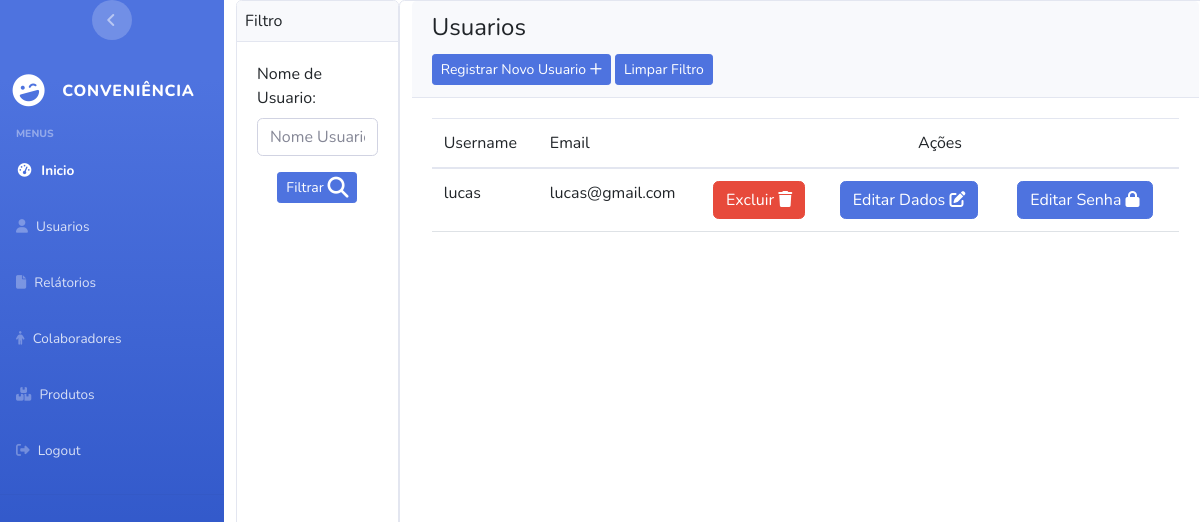
The page /main_menu_user (signed in) on the database as committed earlier.
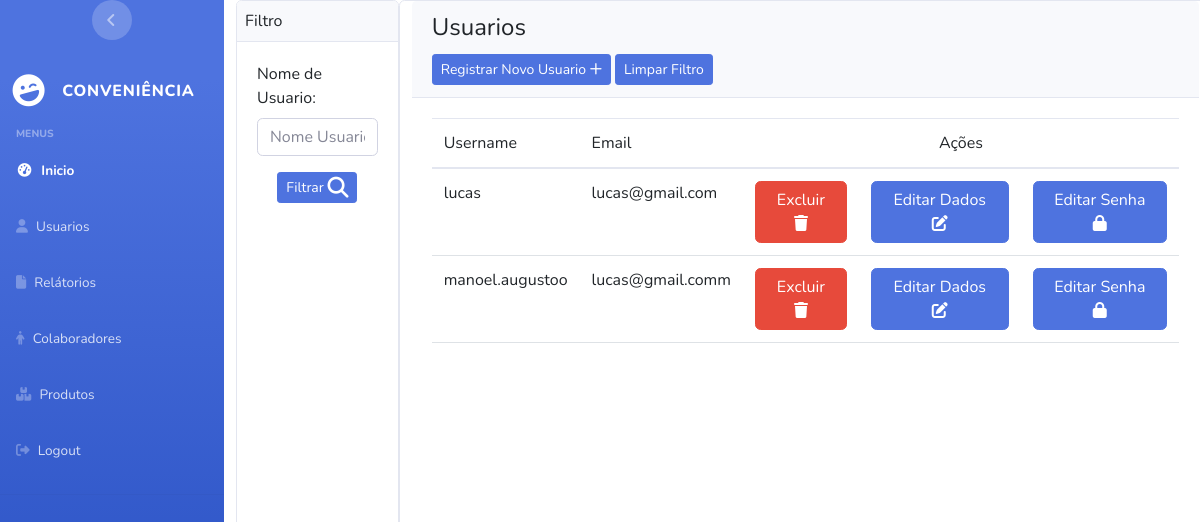
The same page on the database as committed later.
### apps/User/models.py (models this page shows, shortened)
class User(AbstractUser):
     email = models.EmailField(unique=True)
     username = models.CharField(unique=True, max_length=255)

### apps/User/views.py (the view)
# urls.py: path('main_menu_user',views.main_menu_user,name="main_menu_user"),
@user_passes_test(lambda user: user.is_superuser,login_url='user:page_not_found')
@login_required(login_url="login_system")
def main_menu_user(request,username_to_filter = None):
    users = None
    if not username_to_filter:
        users = User.objects.all()
    else:
       users =  User.objects.filter(username__startswith=username_to_filter)
    return render(request,'user/main_menu_users.html',{'users':users,'findByUsernameForm':findByUsernameForm})

### templates/user/main_menu_users.html (shortened to what this page needs)
{% extends 'base.html' %}
{% block content %}
<div class="d-flex flex-row vh-100">
<div class="card">
  <div class="card-header p-2">
    Filtro
  </div>
  <div class="card-body">
    <form action="{% url 'user:main_menu_user_with_filter' %}" method="post">
      {{ findByUsernameForm }}
       <div class="d-flex justify-content-center mt-3">
        <button type="submit" class="btn btn-fill btn-primary btn-sm">
        Filtrar
      </button>
      </div>
    </form>
    </div>
</div>
<div class="card col-10">
  <div class="card-header">
    <h4 class="card-title">Usuarios</h4>
    <td class="px-1"><a href="{% url 'user:save_user' %}" class="btn btn-primary btn-sm">Registrar Novo Usuario
      <i class="fa-regular fa-plus"></i>
      <td class="px-1"><a href="{% url 'user:main_menu_user' %}" class="btn btn-primary btn-sm ms-1">Limpar Filtro</a></td>
    </a>
    </td>
  </div>
  <div class="card-body">
    <div class="table-responsive">
      <table class="table" id="">
        <thead class="text-primary">
          <tr>
            <th>Username</th>
            <th>Email</th>
            <th colspan="3" style="text-align: center;">Ações</th>
          </tr>
        </thead>
        <tbody>
          {% for user in users %}
            {% if user.is_staff %}
              <tr>
                <th>{{ user.username }}</th>
                <th>{{ user.email }}</th>
                <th><a type="submit" class="btn btn-danger" onclick="return confirm('Deseja realmente Excluir?')" href="{% url 'user:erase_user' user.id %}">Excluir
                  <i class="fa-sharp fa-solid fa-trash"></i>
                </a></th>
                <th><a type="submit" class="btn btn-primary" href="{% url 'user:update_user' user.id %}">Editar Dados
                  <i class="fa-solid fa-pen-to-square"></i>
                </a></th>
                <th><a type="submit" class="btn btn-primary" href="{% url 'user:update_user_password' user.id %}">Editar Senha
                  <i class="fa-solid fa-lock"></i>
                </a></th>
              </tr>
              {% endif %}
          {% endfor %}
        </tbody>
      </table>
    </div>
  </div>
</div>
</div>
{% endblock content %}

Rows that differ between the two databases and show on the page:
added User: username "manoel.augustoo", email "lucas@gmail.comm"
